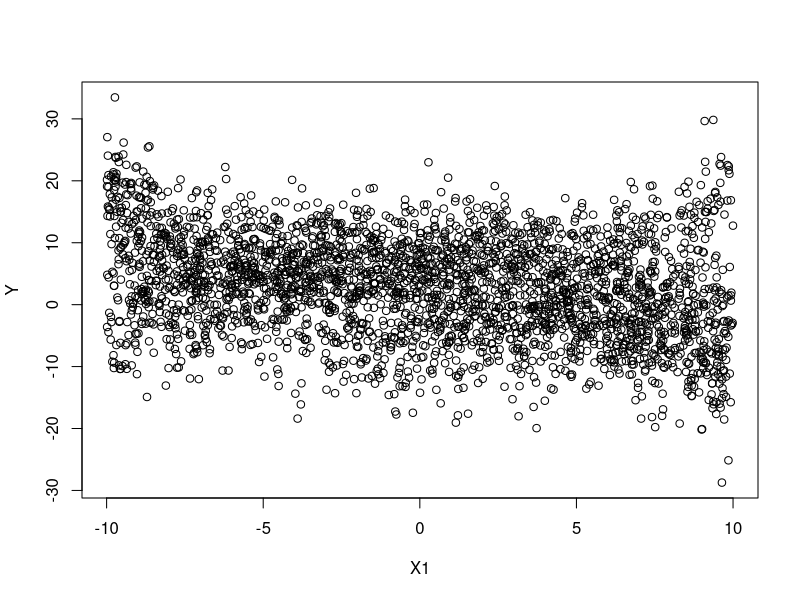

Recreate this plot in R.
set.seed(151)

n <- 3000

X1 <- runif(n, -10, 10)
X2 <- sample(c('blue pill', 'red pill', 'mystery pill', 'green pill'), n, replace=TRUE)

blue <- ifelse(X2 == 'blue pill', 1, 0)
red <- ifelse(X2 == 'red pill', 1, 0)
green <- ifelse(X2 == 'green pill', 1, 0)
mystery <- ifelse(X2 == 'mystery pill', 1, 0)

beta0 <- 4
beta1 <- .2
beta2 <- .03
beta3 <- -.01

beta4 <- 1
beta5 <- -.5
beta6 <- .02
beta7 <- .02

beta8 <- 5
beta9 <- -.09
beta10 <- -.18
beta11 <- .009

beta12 <- -2
beta13 <- -.9
beta14 <- -.02
beta15 <- 0

beta16 <- -10
beta17 <- -.1
beta18 <- .1
beta19 <- 0

sigma <- 5

Y <- 
     beta0 + beta1*X1 + beta2*X1^2 + beta3*X1^3 +
     beta4*blue + beta5*X1*blue + beta6*X1^2*blue + beta7*X1^3*blue +
     beta8*red + beta9*X1*red + beta10*X1^2*red + beta11*X1^3*red +
     beta12*green + beta13*X1*green + beta14*X1^2*green + beta15*X1^3*green +
     beta16*mystery + beta17*X1*mystery + beta18*X1^2*mystery + beta19*X1^3*mystery +
  rnorm(n, 0, sigma)

myData <- data.frame(
            Y = Y
            ,
            X1 = X1
            ,
            X2 = X2
            ,
            X3 = rf(n, 3, 9)
            ,
            X4 = rf(n, 2, 5)
            ,
            X5 = sample(c(0,1), n, replace=TRUE)
            ,
            X6 = rf(n, 2, 5) + rt(n, 1)^2
            ,
            X7 = sample(c(0,1), n, replace=TRUE)
            ,
            X8 = runif(n, -20, 5)
            ,
            X9 = rpois(n, 3.2)
            ,
            X10 = rbinom(n, 30, .5)
          )

plot(Y ~ X1, data = myData)


# pairs(myData)

mylm <- lm(Y ~ X1 + X2 + X1:X2 + I(X1^2) + I(X1^3) + I(X1^2):X2 + I(X1^3):X2, data = myData)

summary(mylm)

b <- coef(mylm)

# curve(b[1] + b[2]*x + b[3]*x^2 + b[4]*x^3, add=TRUE, col=palette()[1], lwd=4)
